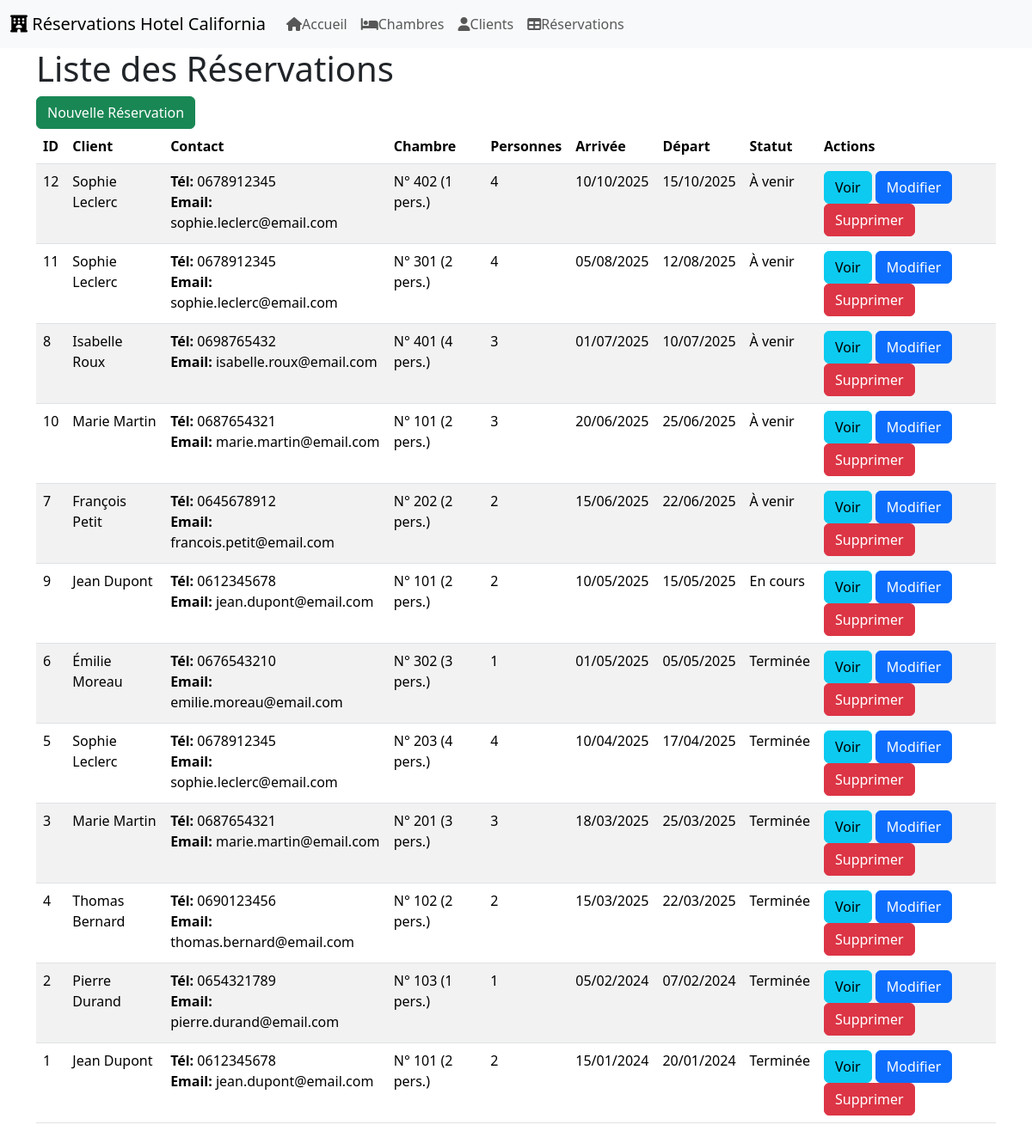
/reservations/listReservations.php, run on the app's committed database.
### tables this page shows
CREATE TABLE reservations (
    id INT AUTO_INCREMENT PRIMARY KEY,
    client_id INT NOT NULL,
    chambre_id INT NOT NULL,
    date_arrivee DATE NOT NULL,
    date_depart DATE NOT NULL,
    FOREIGN KEY (client_id) REFERENCES clients(id) ON DELETE CASCADE,
    FOREIGN KEY (chambre_id) REFERENCES chambres(id) ON DELETE CASCADE
);

CREATE TABLE clients (
    id INT AUTO_INCREMENT PRIMARY KEY,
    nom VARCHAR(100) NOT NULL,
    email VARCHAR(100) NOT NULL,
    telephone VARCHAR(20) NOT NULL,
    nombre_personnes INT NOT NULL
);

CREATE TABLE chambres (
    id INT AUTO_INCREMENT PRIMARY KEY,
    numero VARCHAR(10) NOT NULL UNIQUE,
    capacite INT NOT NULL
);

### reservations/listReservations.php (the view, shortened to what this page needs)
<?php
function formatDate($date) {
    $timestamp = strtotime($date);
    return date('d/m/Y', $timestamp);
}
$conn = openDatabaseConnection();
$query = "SELECT r.id, r.date_arrivee, r.date_depart,
                 c.nom AS client_nom, c.telephone AS client_telephone, c.email AS client_email, c.nombre_personnes,
                 ch.numero AS chambre_numero, ch.capacite AS chambre_capacite
          FROM reservations r
          JOIN clients c ON r.client_id = c.id
          JOIN chambres ch ON r.chambre_id = ch.id
          ORDER BY r.date_arrivee DESC";
$stmt = $conn->query($query);
$reservations = $stmt->fetchAll(PDO::FETCH_ASSOC);
?>
<!DOCTYPE html>
<html lang="fr">
<head>
    <link rel="stylesheet" href="../assets/style.css">
    <link href="https://cdnjs.cloudflare.com/ajax/libs/font-awesome/6.7.2/css/all.min.css"rel="stylesheet">
    <link href="https://cdn.jsdelivr.net/npm/bootstrap@5.3.3/dist/css/bootstrap.min.css" rel="stylesheet"
>
</head>
<body>
<?php include '../assets/navbar.php'; ?>
    <div class="container">
        <h1>Liste des Réservations</h1>
        <div class="actions">
            <a href="createReservation.php" class="btn btn-success">Nouvelle Réservation</a>
        </div>
        <table class="table table-striped">
            <thead>
                <tr>
                    <th>ID</th>
                    <th>Client</th>
                    <th>Contact</th>
                    <th>Chambre</th>
                    <th>Personnes</th>
                    <th>Arrivée</th>
                    <th>Départ</th>
                    <th>Statut</th>
                    <th>Actions</th>
                </tr>
            </thead>
            <tbody>
                <?php if (count($reservations) > 0): ?>
                    <?php foreach($reservations as $reservation): ?>
                        <?php
                            $aujourd_hui = date('Y-m-d');
                            $statut = '';
                            if ($reservation['date_depart'] < $aujourd_hui) {
                                $statut_class = 'status-past';
                                $statut = 'Terminée';
                            } elseif ($reservation['date_arrivee'] <= $aujourd_hui && $reservation['date_depart'] >= $aujourd_hui) {
                                $statut_class = 'status-active';
                                $statut = 'En cours';
                            } else {
                                $statut_class = '';
                                $statut = 'À venir';
                            }
                        ?>
                        <tr>
                            <td><?= $reservation['id'] ?></td>
                            <td><?= htmlspecialchars($reservation['client_nom']) ?></td>
                            <td>
                                <strong>Tél:</strong> <?= htmlspecialchars($reservation['client_telephone']) ?><br>
                                <strong>Email:</strong> <?= htmlspecialchars($reservation['client_email']) ?>
                            </td>
                            <td>N° <?= htmlspecialchars($reservation['chambre_numero']) ?>
                                (<?= $reservation['chambre_capacite'] ?> pers.)</td>
                            <td><?= $reservation['nombre_personnes'] ?></td>
                            <td><?= formatDate($reservation['date_arrivee']) ?></td>
                            <td><?= formatDate($reservation['date_depart']) ?></td>
                            <td class="<?= $statut_class ?>"><?= $statut ?></td>
                            <td>
                                <a href="viewReservation.php?id=<?= $reservation['id'] ?>"
                                   class="btn btn-info">Voir</a>
                                <a href="editReservation.php?id=<?= $reservation['id'] ?>"
                                   class="btn btn-primary">Modifier</a>
                                <a href="deleteReservation.php?id=<?= $reservation['id'] ?>"
                                   class="btn btn-danger"
                                   onclick="return confirm('Êtes-vous sûr de vouloir supprimer cette réservation?');">
                                    Supprimer
                                </a>
                            </td>
                        </tr>
                    <?php endforeach; ?>
                <?php else: ?>
                    <tr>
                        <td colspan="9">Aucune réservation trouvée.</td>
                    </tr>
                <?php endif; ?>
            </tbody>
        </table>
    </div>
</body>
</html>

### assets/style.css (style rules this page uses)
h1 { color: #2c3e50; border-bottom: 2px solid #3498db; padding-bottom: 10px; }
.container { max-width: 1200px; margin: 0 auto; }
.actions { margin: 20px 0; }
table { width: 100%; border-collapse: collapse; margin-top: 20px; }
th, td { padding: 12px 15px; text-align: left; border-bottom: 1px solid #ddd; }
th { background-color: #f2f2f2; color: #333; }
.btn { display: inline-block; padding: 8px 12px; margin-right: 5px; text-decoration: none; color: white; border-radius: 4px; font-size: 14px; }
.btn-primary { background-color: #3498db; }
.btn-success { background-color: #2ecc71; }
.btn-danger { background-color: #e74c3c; }
.btn-info { background-color: #f39c12; }
.status-active { color: green; font-weight: bold; }
.status-past { color: #7f8c8d; }

### data on the page
reservations: id "12", client.nom "Sophie Leclerc", client.telephone "0678912345", client.email "sophie.leclerc@email.com", chambre.numero "402", chambre.capacite "1", client.nombre_personnes "4", date_arrivee "10/10/2025", date_depart "15/10/2025", statut "À venir"
reservations: id "11", client.nom "Sophie Leclerc", client.telephone "0678912345", client.email "sophie.leclerc@email.com", chambre.numero "301", chambre.capacite "2", client.nombre_personnes "4", date_arrivee "05/08/2025", date_depart "12/08/2025", statut "À venir"
reservations: id "8", client.nom "Isabelle Roux", client.telephone "0698765432", client.email "isabelle.roux@email.com", chambre.numero "401", chambre.capacite "4", client.nombre_personnes "3", date_arrivee "01/07/2025", date_depart "10/07/2025", statut "À venir"
reservations: id "10", client.nom "Marie Martin", client.telephone "0687654321", client.email "marie.martin@email.com", chambre.numero "101", chambre.capacite "2", client.nombre_personnes "3", date_arrivee "20/06/2025", date_depart "25/06/2025", statut "À venir"
reservations: id "7", client.nom "François Petit", client.telephone "0645678912", client.email "francois.petit@email.com", chambre.numero "202", chambre.capacite "2", client.nombre_personnes "2", date_arrivee "15/06/2025", date_depart "22/06/2025", statut "À venir"
reservations: id "9", client.nom "Jean Dupont", client.telephone "0612345678", client.email "jean.dupont@email.com", chambre.numero "101", chambre.capacite "2", client.nombre_personnes "2", date_arrivee "10/05/2025", date_depart "15/05/2025", statut "En cours"
reservations: id "6", client.nom "Émilie Moreau", client.telephone "0676543210", client.email "emilie.moreau@email.com", chambre.numero "302", chambre.capacite "3", client.nombre_personnes "1", date_arrivee "01/05/2025", date_depart "05/05/2025", date_depart "Terminée"
reservations: id "5", client.nom "Sophie Leclerc", client.telephone "0678912345", client.email "sophie.leclerc@email.com", chambre.numero "203", chambre.capacite "4", client.nombre_personnes "4", date_arrivee "10/04/2025", date_depart "17/04/2025", date_depart "Terminée"
reservations: id "3", client.nom "Marie Martin", client.telephone "0687654321", client.email "marie.martin@email.com", chambre.numero "201", chambre.capacite "3", client.nombre_personnes "3", date_arrivee "18/03/2025", date_depart "25/03/2025", date_depart "Terminée"
reservations: id "4", client.nom "Thomas Bernard", client.telephone "0690123456", client.email "thomas.bernard@email.com", chambre.numero "102", chambre.capacite "2", client.nombre_personnes "2", date_arrivee "15/03/2025", date_depart "22/03/2025", date_depart "Terminée"
reservations: id "2", client.nom "Pierre Durand", client.telephone "0654321789", client.email "pierre.durand@email.com", chambre.numero "103", chambre.capacite "1", client.nombre_personnes "1", date_arrivee "05/02/2024", date_depart "07/02/2024", date_depart "Terminée"
reservations: id "1", client.nom "Jean Dupont", client.telephone "0612345678", client.email "jean.dupont@email.com", chambre.numero "101", chambre.capacite "2", client.nombre_personnes "2", date_arrivee "15/01/2024", date_depart "20/01/2024", date_depart "Terminée"
